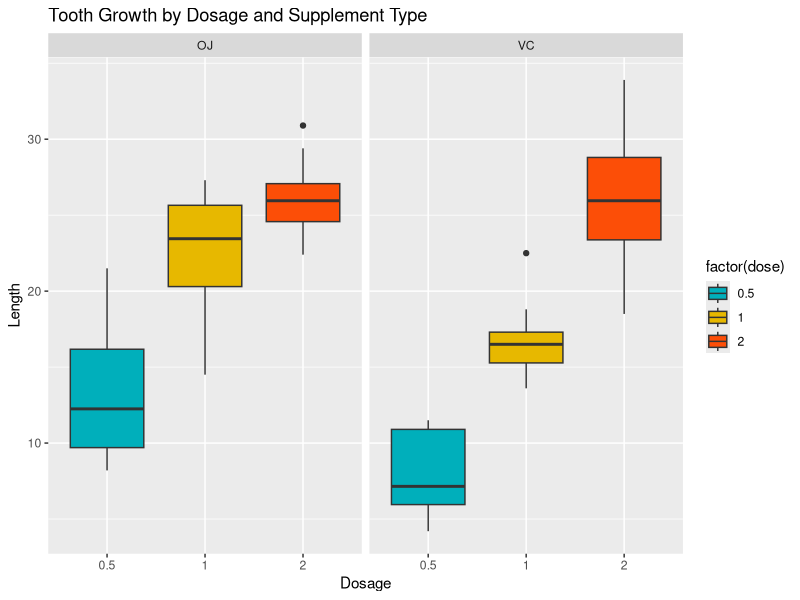

This chart was generated by the following R code:
## ---- chunk 1
knitr::opts_chunk$set(echo = TRUE)
## ---- chunk 2
# Setting up the environment
library(tidyverse)
## ---- chunk 3
data("ToothGrowth")
df <- as.data.frame(ToothGrowth)

# Peek at the data
dim(df)
str(df)
head(df)
## ---- chunk 4
summary(df)
## ---- chunk 5
g = ggplot(df, aes(factor(dose), len, fill=factor(dose)))
g = g + geom_boxplot() + facet_grid(.~supp)
g = g + labs(x = 'Dosage', y = 'Length', title = "Tooth Growth by Dosage and Supplement Type")
g = g + scale_fill_manual(values = c("#00AFBB", "#E7B800", "#FC4E07"))
g
## ---- chunk 6
t1 <- t.test(len ~ supp, data = df)
round(t1$p.value, 3)
round(t1$conf.int, 3)
## ---- chunk 7
len2 <- df$len[df$dose==0.5]
supp2 <- df$supp[df$dose==0.5]

t2 <- t.test(len2 ~ supp2)
round(t2$p.value, 3)
round(t2$conf.int, 3)
## ---- chunk 8
len3 <- df$len[df$dose==1.0]
supp3 <- df$supp[df$dose==1.0]

t3 <- t.test(len3 ~ supp3)
round(t3$p.value, 3)
round(t3$conf.int, 3)
## ---- chunk 9
len4 <- df$len[df$dose==2.0]
supp4 <- df$supp[df$dose==2.0]

t4 <- t.test(len4 ~ supp4)
round(t4$p.value, 3)
round(t4$conf.int, 3)
